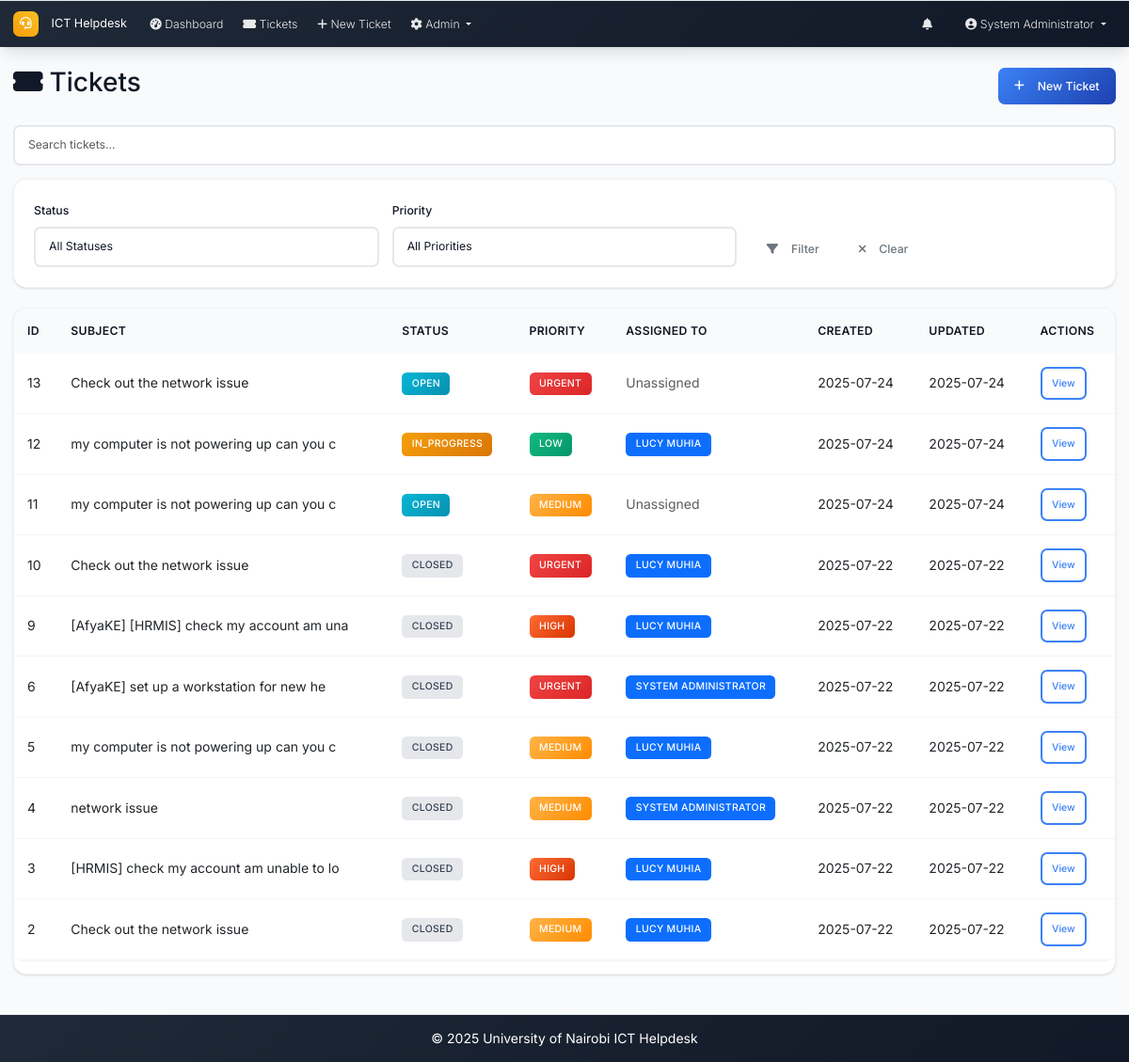
Page /tickets (signed in) on the earlier database version.
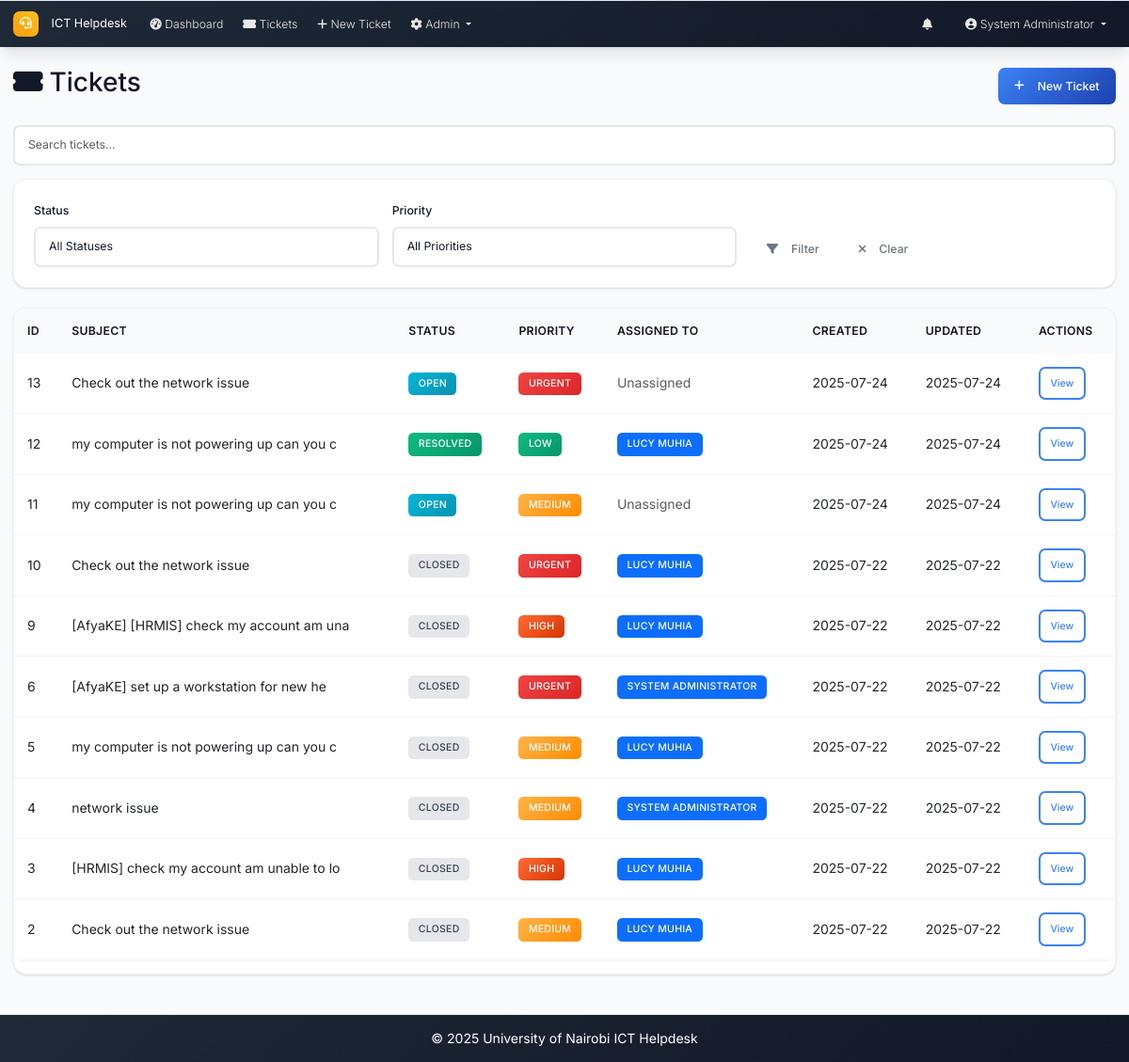
Same page on the later database version.
### models.py (models this page shows, shortened)
class Ticket(db.Model):
    id = db.Column(db.Integer, primary_key=True)
    location = db.Column(db.String(200), nullable=False)
    description = db.Column(Text, nullable=False)
    status = db.Column(db.String(20), nullable=False, default='open')  # open, in_progress, resolved, closed
    priority = db.Column(db.String(20), nullable=False, default='medium')  # low, medium, high, urgent
    created_at = db.Column(db.DateTime, default=datetime.utcnow)
    updated_at = db.Column(db.DateTime, default=datetime.utcnow, onupdate=datetime.utcnow)
    closed_at = db.Column(db.DateTime)
    closed_by_id = db.Column(db.Integer, db.ForeignKey('user.id'), nullable=True)
    due_date = db.Column(db.DateTime, nullable=True)
    created_by_id = db.Column(db.Integer, db.ForeignKey('user.id'), nullable=True)
    category_id = db.Column(db.Integer, db.ForeignKey('category.id'))
    comments = db.relationship('Comment', backref='ticket', lazy='dynamic', cascade='all, delete-orphan')
    attachments = db.relationship('Attachment', backref='ticket', lazy='dynamic', cascade='all, delete-orphan')
    assignees = db.relationship('User', secondary=ticket_assignees, back_populates='assigned_tickets', lazy='selectin')
    closed_by = db.relationship('User', foreign_keys=[closed_by_id], backref='closed_tickets')

### routes.py (the view)
@app.route('/tickets')
@login_required
def tickets_list():
    page = request.args.get('page', 1, type=int)
    status_filter = request.args.get('status', '')
    priority_filter = request.args.get('priority', '')
    query = Ticket.query
    if current_user.role == 'user':
        query = query.filter_by(created_by_id=current_user.id)
    elif current_user.role == 'intern':
        if status_filter == 'assigned':
            query = query.filter(Ticket.assignees.any(id=current_user.id))
            status_filter = ''  # Clear status filter since we're showing all assigned tickets
        else:
            query = query.filter(Ticket.assignees.any(id=current_user.id))
    if status_filter:
        query = query.filter_by(status=status_filter)
    if priority_filter:
        query = query.filter_by(priority=priority_filter)
    tickets = query.order_by(desc(Ticket.created_at)).paginate(
        page=page, per_page=10, error_out=False
    )
    return render_template('tickets_list.html', tickets=tickets, status_filter=status_filter, priority_filter=priority_filter)

### app.py (called while the page is built)
@login_manager.user_loader
def load_user(user_id):
    from models import User
    return User.query.get(int(user_id))

@app.context_processor
def inject_now():
    return {'now': datetime.utcnow}

### routes.py (called while the page is built)
@app.context_processor
def inject_datetime():
    return dict(datetime=datetime)

### templates/tickets_list.html (shortened to what this page needs)
{% extends "base.html" %}
{% block content %}
<div class="d-flex justify-content-between align-items-center mb-4">
    <h2><i class="fas fa-ticket-alt me-2"></i>Tickets</h2>
    <a href="{{ url_for('new_ticket') }}" class="btn btn-primary">
        <i class="fas fa-plus me-2"></i>New Ticket
    </a>
</div>
<div class="mb-3">
    <input type="text" id="ticket-search" class="form-control" placeholder="Search tickets...">
</div>
<div class="card mb-4">
    <div class="card-body">
        <form method="GET" class="row g-3">
            <div class="col-md-4">
                <label class="form-label">Status</label>
                <select name="status" class="form-control">
                    <option value="">All Statuses</option>
                </select>
            </div>
            <div class="col-md-4">
                <label class="form-label">Priority</label>
                <select name="priority" class="form-control">
                    <option value="">All Priorities</option>
                </select>
            </div>
            <div class="col-md-4 d-flex align-items-end">
                <button type="submit" class="btn btn-outline-secondary me-2">
                    <i class="fas fa-filter me-2"></i>Filter
                </button>
                <a href="{{ url_for('tickets_list') }}" class="btn btn-outline-secondary">
                    <i class="fas fa-times me-2"></i>Clear
                </a>
            </div>
        </form>
    </div>
</div>
<div class="card">
    <div class="table-responsive">
        <table class="table" id="tickets-table">
            <thead>
                <tr>
                    <th>ID</th>
                    <th>Subject</th>
                    <th>Status</th>
                    <th>Priority</th>
                    <th>Assigned To</th>
                    <th>Created</th>
                    <th>Updated</th>
                    <th>Actions</th>
                </tr>
            </thead>
            <tbody>
                {% for ticket in tickets.items %}
                <tr>
                    <td>{{ ticket.id }}</td>
                    <td>{{ ticket.title or ticket.description[:40] }}</td>
                    <td><span class="badge badge-status-{{ ticket.status|replace(' ', '_') }}">{{ ticket.status.title() }}</span></td>
                    <td><span class="badge priority-{{ ticket.priority }}">{{ ticket.priority.title() }}</span></td>
                    <td>
                        {% if ticket.assignees|length > 0 %}
                            {% for user in ticket.assignees %}
                                <span class="badge bg-primary">{{ user.full_name }}</span>{% if not loop.last %} {% endif %}
                            {% endfor %}
                        {% else %}
                            <span class="text-muted">Unassigned</span>
                        {% endif %}
                    </td>
                    <td>{{ ticket.created_at.strftime('%Y-%m-%d') }}</td>
                    <td>{{ ticket.updated_at.strftime('%Y-%m-%d') }}</td>
                    <td>
                        <a href="{{ url_for('ticket_detail', id=ticket.id) }}" class="btn btn-sm btn-outline-primary">View</a>
                    </td>
                </tr>
                {% endfor %}
            </tbody>
        </table>
    </div>
</div>
{% endblock %}

Differences in the rows shown:
changed Ticket "LOW": status "IN_PROGRESS" → "RESOLVED"
